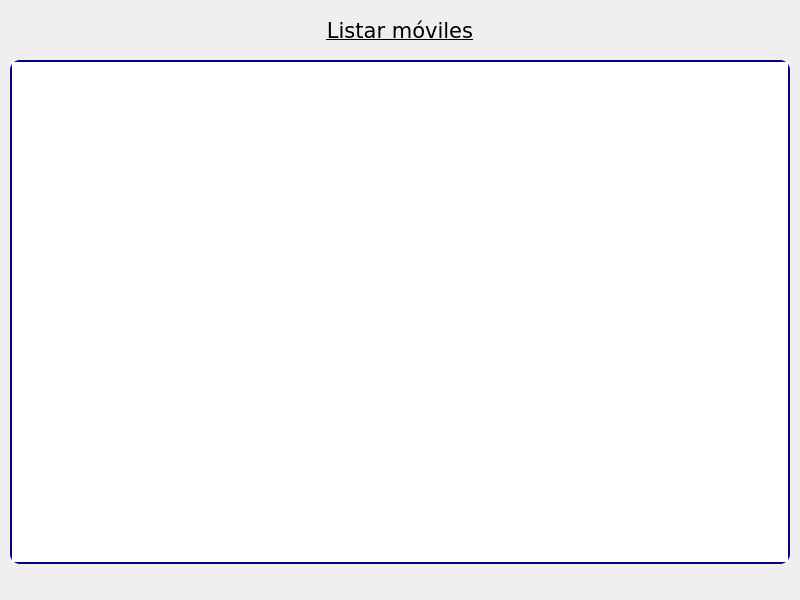
<?xml version="1.0" encoding="UTF-8"?>
<ui version="4.0">
 <class>window_list_with_listwidget</class>
 <widget class="QMainWindow" name="window_list_with_listwidget">
  <property name="geometry">
   <rect>
    <x>0</x>
    <y>0</y>
    <width>800</width>
    <height>600</height>
   </rect>
  </property>
  <property name="font">
   <font>
    <family>Verdana</family>
    <pointsize>10</pointsize>
   </font>
  </property>
  <property name="windowTitle">
   <string>Móviles</string>
  </property>
  <property name="windowIcon">
   <iconset>
    <normaloff>images/icons/icon_mobile_phone.png</normaloff>images/icons/icon_mobile_phone.png</iconset>
  </property>
  <property name="iconSize">
   <size>
    <width>32</width>
    <height>32</height>
   </size>
  </property>
  <widget class="QWidget" name="centralwidget">
   <widget class="QLabel" name="lbl_title">
    <property name="geometry">
     <rect>
      <x>200</x>
      <y>10</y>
      <width>400</width>
      <height>40</height>
     </rect>
    </property>
    <property name="sizePolicy">
     <sizepolicy hsizetype="Expanding" vsizetype="Fixed">
      <horstretch>0</horstretch>
      <verstretch>0</verstretch>
     </sizepolicy>
    </property>
    <property name="font">
     <font>
      <family>Verdana</family>
      <pointsize>16</pointsize>
      <underline>true</underline>
     </font>
    </property>
    <property name="text">
     <string>Listar móviles</string>
    </property>
    <property name="alignment">
     <set>Qt::AlignCenter</set>
    </property>
   </widget>
   <widget class="QListWidget" name="lst_list">
    <property name="geometry">
     <rect>
      <x>10</x>
      <y>60</y>
      <width>780</width>
      <height>504</height>
     </rect>
    </property>
    <property name="font">
     <font>
      <family>Verdana</family>
      <pointsize>12</pointsize>
     </font>
    </property>
    <property name="styleSheet">
     <string notr="true">border-radius: 10px; border: 2px solid navy;</string>
    </property>
   </widget>
  </widget>
 </widget>
 <resources/>
 <connections/>
</ui>
